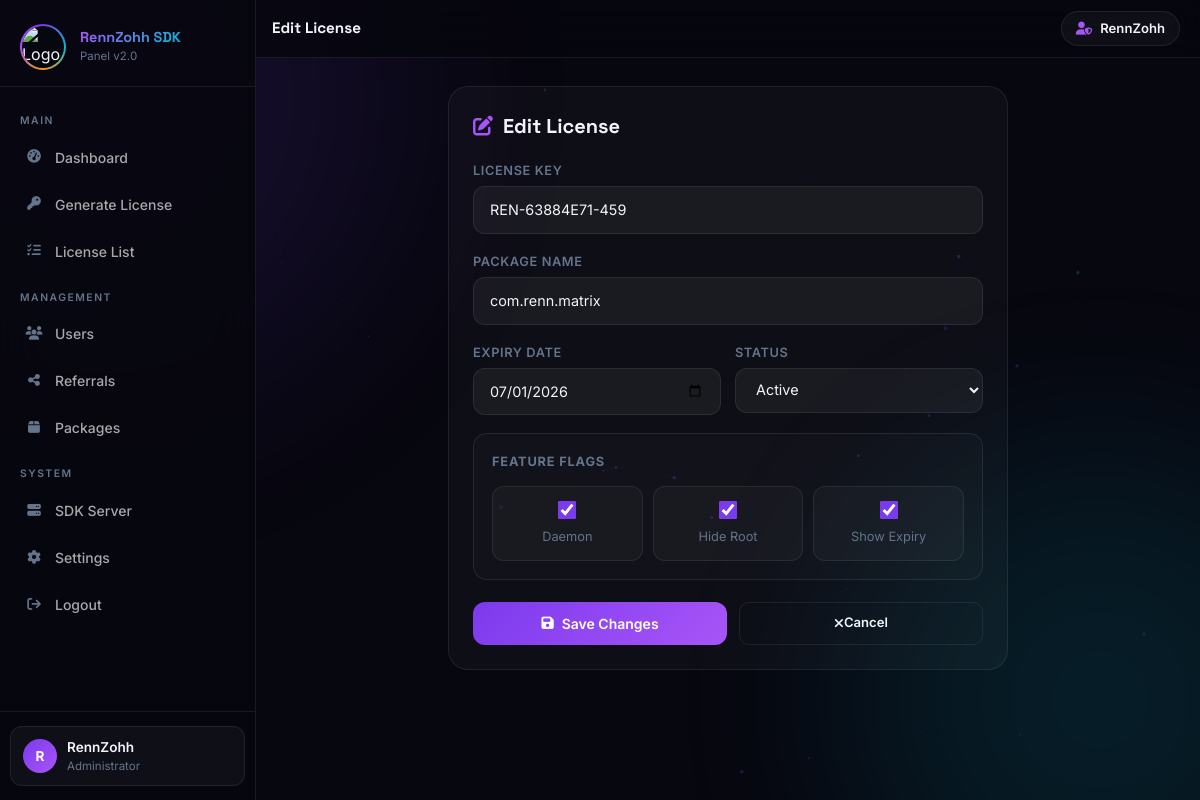
/keyEdit.php?id=48 (signed in), run on the app's committed database.
### tables this page shows
CREATE TABLE `licenses` (
  `id` int(11) NOT NULL,
  `license_key` varchar(255) NOT NULL,
  `expiry_date` date NOT NULL,
  `daemon` tinyint(1) DEFAULT 1,
  `hide_root` tinyint(1) DEFAULT 1,
  `hide_xposed` tinyint(1) DEFAULT 1,
  `toggle_expiry` tinyint(1) DEFAULT 1,
  `force_logout` tinyint(1) DEFAULT 0,
  `controller_interval` int(11) DEFAULT 30,
  `toast_message` varchar(255) DEFAULT '',
  `generated_by` varchar(255) DEFAULT NULL,
  `status` tinyint(1) DEFAULT 1,
  `package_name` varchar(255) DEFAULT NULL,
  `activated_packages` text DEFAULT NULL,
  `usage_count` int(11) DEFAULT 0,
  `created_at` timestamp NULL DEFAULT current_timestamp(),
  `blocked_by_server` tinyint(1) DEFAULT 0,
  `last_blocked_at` timestamp NULL DEFAULT NULL
);

### keyEdit.php (the view, shortened to what this page needs)
<?php
include('conn.php');
$id = (int)($_GET['id'] ?? 0);
$result = mysqli_query($conn, "SELECT * FROM licenses WHERE id=$id");
$row = mysqli_fetch_assoc($result);
include '_sidebar.php';
?>
<div style="max-width:560px;margin:0 auto;">
<div class="panel-card">
    <div class="section-heading"><i class="fa-solid fa-pen-to-square"></i> Edit License</div>
    <form method="POST">
        <div style="margin-bottom:18px;">
            <label class="rz-label">License Key</label>
            <input type="text" name="license_key" class="rz-input" value="<?= htmlspecialchars($row['license_key']) ?>" required>
        </div>
        <div style="margin-bottom:18px;">
            <label class="rz-label">Package Name</label>
            <input type="text" name="package_name" class="rz-input" value="<?= htmlspecialchars($row['package_name'] ?? '') ?>" placeholder="com.example.app">
        </div>
        <div style="display:grid;grid-template-columns:1fr 1fr;gap:14px;margin-bottom:18px;">
            <div>
                <label class="rz-label">Expiry Date</label>
                <input type="date" name="expiry_date" class="rz-input" value="<?= $row['expiry_date'] ?>">
            </div>
            <div>
                <label class="rz-label">Status</label>
                <select name="status" class="rz-select">
                    <option value="1" <?= $row['status']==1?'selected':'' ?>>Active</option>
                </select>
            </div>
        </div>
        <div style="background:rgba(255,255,255,0.02);border:1px solid var(--border);border-radius:14px;padding:18px;margin-bottom:22px;">
            <div style="font-size:0.8rem;font-weight:700;text-transform:uppercase;letter-spacing:0.8px;color:var(--muted);margin-bottom:14px;">Feature Flags</div>
            <div style="display:grid;grid-template-columns:repeat(3,1fr);gap:10px;">
                <?php foreach(['daemon'=>'Daemon','hide_root'=>'Hide Root','toggle_expiry'=>'Show Expiry'] as $field=>$label): ?>
                <label style="display:flex;flex-direction:column;align-items:center;gap:8px;background:rgba(255,255,255,0.03);border:1px solid var(--border);border-radius:12px;padding:14px 10px;cursor:pointer;font-size:0.8rem;color:var(--muted);transition:border-color 0.2s;"
                    onmouseover="this.style.borderColor='rgba(124,58,237,0.4)'" onmouseout="this.style.borderColor='var(--border)'">
                    <input type="checkbox" name="<?=$field?>" value="1" <?= ($row[$field]??0)?'checked':'' ?> style="accent-color:#7c3aed;width:18px;height:18px;">
                    <?=$label?>
                </label>
                <?php endforeach; ?>
            </div>
        </div>
        <div style="display:flex;gap:12px;">
            <button type="submit" name="update" class="btn-primary-rz" style="flex:1;justify-content:center;">
                <i class="fa-solid fa-floppy-disk"></i> Save Changes
            </button>
            <a href="license_list.php" class="btn-outline-rz" style="flex:1;text-align:center;display:flex;align-items:center;justify-content:center;">
                <i class="fa-solid fa-xmark"></i> Cancel
            </a>
        </div>
    </form>
</div>
</div>
<?php include '_footer.php'; ?>

### _sidebar.php (style rules this page uses)
:root { --primary:#7c3aed;--primary-light:#a855f7; --accent:#06b6d4;--amber:#f59e0b;--green:#22c55e; --bg:#07070f;--surface:rgba(255,255,255,0.04); --border:rgba(255,255,255,0.08);--text:#f1f5f9;--muted:#64748b; --sidebar-w:256px; }
* { margin:0;padding:0;box-sizing:border-box; }
body { font-family:'Inter',sans-serif;background:var(--bg);color:var(--text);min-height:100vh;overflow-x:hidden; }
.panel-card { background:rgba(255,255,255,0.03); border:1px solid var(--border);border-radius:20px; padding:24px; }
.btn-primary-rz { background:linear-gradient(135deg,var(--primary),var(--primary-light)); border:none;border-radius:12px;padding:11px 22px; color:white;font-size:0.875rem;font-weight:600; cursor:pointer;transition:all 0.2s;text-decoration:none;display:inline-flex;align-items:center;gap:8px; }
.btn-outline-rz { background:transparent;border:1px solid var(--border);border-radius:10px;padding:8px 16px;color:var(--text);font-size:0.82rem;font-weight:600;cursor:pointer;transition:all 0.2s;text-decoration:none; }
.rz-input,.rz-select { width:100%;background:rgba(255,255,255,0.05); border:1px solid var(--border);border-radius:12px; padding:12px 16px;color:var(--text);font-size:0.9rem; font-family:'Inter',sans-serif;outline:none;transition:all 0.2s; }
.rz-input::placeholder { color:var(--muted); }
.rz-select option { background:#0d0d1a; }
.rz-label { font-size:0.8rem;font-weight:600;color:var(--muted);text-transform:uppercase;letter-spacing:0.6px;margin-bottom:6px;display:block; }
.section-heading { font-family:'Space Grotesk',sans-serif;font-size:1.25rem;font-weight:700;margin-bottom:20px;display:flex;align-items:center;gap:10px; }
.section-heading i { color:var(--primary-light); }

### data on the page
licenses: license_key "REN-63884E71-459", package_name "com.renn.matrix", expiry_date "07/01/2026", status "Active", daemon "☑", hide_root "☑", toggle_expiry "☑"

### other printed values
substr($current_user,0,1) "R"
$current_user "RennZohh"
$page_title "Edit License"
$label "Daemon"
$label "Hide Root"
$label "Show Expiry"
